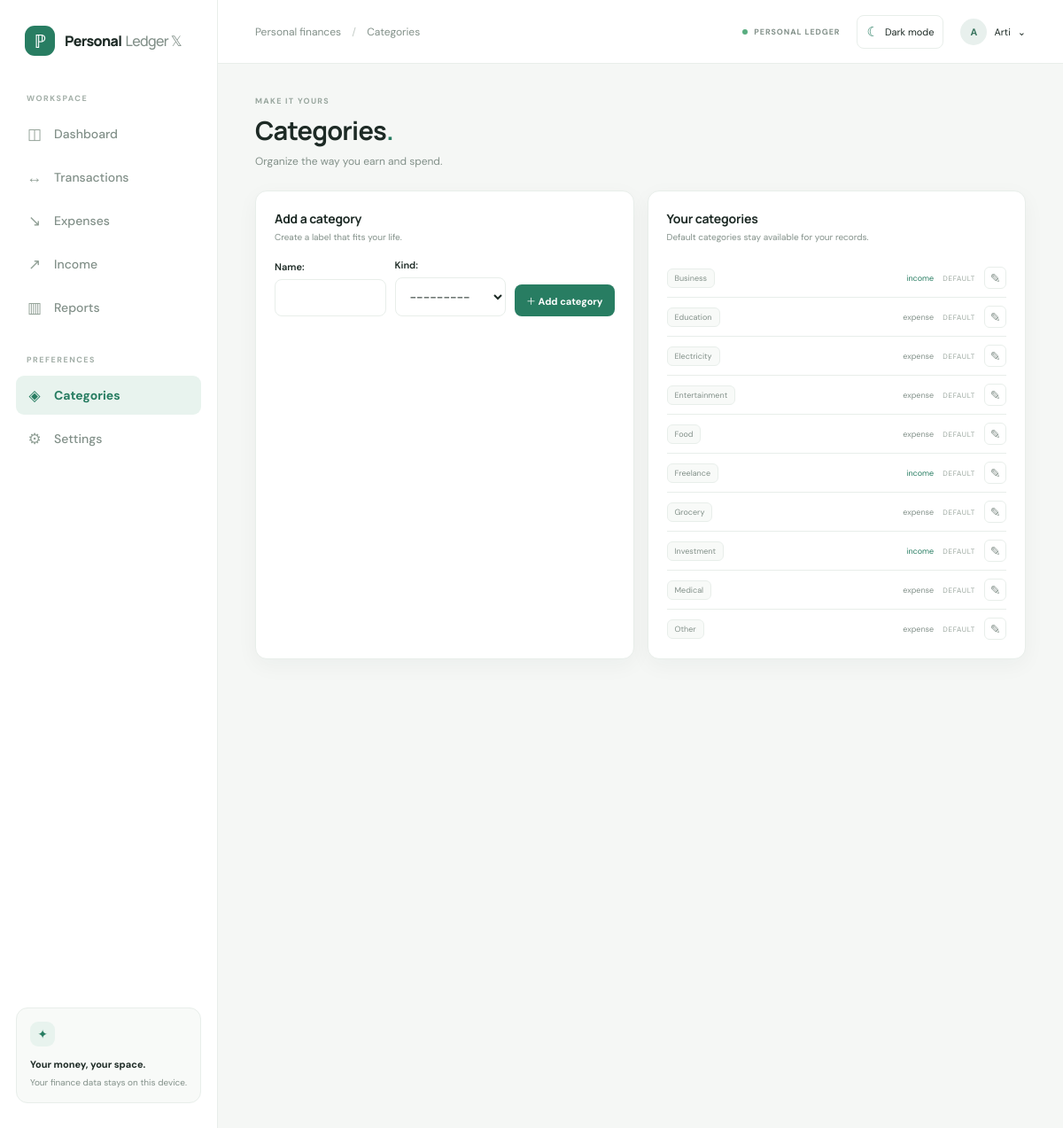
The page /categories/ (signed in) on the database its author committed.
### expenses/models.py (models this page shows, shortened)
class Category(models.Model):
    EXPENSE = "expense"
    INCOME = "income"
    TYPES = [(EXPENSE, "Expense"), (INCOME, "Income")]
    name = models.CharField(max_length=40)
    kind = models.CharField(max_length=8, choices=TYPES)
    is_default = models.BooleanField(default=False)
    user = models.ForeignKey(settings.AUTH_USER_MODEL, on_delete=models.CASCADE, related_name="categories")
    created_at = models.DateTimeField(auto_now_add=True)
    class Meta:
        ordering = ["name"]
        constraints = [models.UniqueConstraint(fields=["user", "name", "kind"], name="unique_user_category_name_kind")]

### expenses/views.py (the view)
# urls.py: path("categories/", views.categories, name="categories"),
@login_required
def categories(request, category_id=None):
    seed_categories(request.user)
    instance = get_object_or_404(Category, pk=category_id, user=request.user) if category_id else None
    form = CategoryForm(request.POST or None, instance=instance, user=request.user)
    if request.method == "POST" and form.is_valid():
        category = form.save(commit=False)
        category.user = request.user
        category.save()
        messages.success(request, "Category updated." if instance else "Category added.")
        return redirect("categories")
    return render(
        request,
        "categories.html",
        common(request, active="categories", form=form, categories=Category.objects.filter(user=request.user), editing=bool(instance)),
    )

### expenses/forms.py (shortened to what this page needs)
class CategoryForm(forms.ModelForm):
    class Meta:
        model = Category
        fields = ["name", "kind"]
    def __init__(self, *args, user=None, **kwargs):
        self.user = user
        super().__init__(*args, **kwargs)

### expenses/models.py (called while the page is built)
    @classmethod
    def current(cls, user):
        settings, _ = cls.objects.get_or_create(user=user)
        return settings

### expenses/views.py (called while the page is built)
def seed_categories(user):
    if Category.objects.filter(user=user).exists():
        return
    for kind, names in DEFAULTS.items():
        for name in names:
            Category.objects.get_or_create(user=user, name=name, kind=kind, defaults={"is_default": True})

def common(request, **extra):
    current = AppSettings.current(request.user)
    symbols = {"INR": "₹", "USD": "$", "EUR": "€", "GBP": "£"}
    return {
        "currency": current.currency,
        "currency_symbol": symbols.get(current.currency, current.currency),
        "today": timezone.localdate(),
        **extra,
    }

### templates/categories.html (shortened to what this page needs)
{% extends 'base.html' %}{% block title %}Categories{% endblock %}{% block page_name %}Categories{% endblock %}{% block content %}
<div class="page-heading"><div><div class="eyebrow">MAKE IT YOURS</div><h1>Categories<span class="heading-dot">.</span></h1><p>Organize the way you earn and spend.</p></div></div>
<div class="settings-grid"><section class="panel settings-panel"><h2>{% if editing %}Edit category{% else %}Add a category{% endif %}</h2><p>Create a label that fits your life.</p><form method="post" class="compact-form">{% for field in form %}<div class="form-field">{{ field.label_tag }}{{ field }}</div>{% endfor %}<button class="button button-primary" type="submit">{% if editing %}Save changes{% else %}＋ Add category{% endif %}</button></form></section>
<section class="panel settings-panel"><h2>Your categories</h2><p>Default categories stay available for your records.</p><div class="category-management">{% for item in categories %}<div class="manage-row"><span class="category-pill">{{ item.name }}</span><span class="type-label {{ item.kind }}">{{ item.kind }}</span>{% if item.is_default %}<span class="default-label">DEFAULT</span>{% endif %}<a class="icon-button" href="{% url 'category_edit' item.id %}" aria-label="Edit {{ item.name }}" title="Edit">✎</a></div>{% endfor %}</div></section></div>{% endblock %}

### templates/base.html (shortened to what this page needs)
{% load static %}<!doctype html>
<html lang="en" data-theme="light" data-currency="{{ currency }}">
<head>
  <link rel="stylesheet" href="{% static 'css/app.css' %}">
</head>
<body>
<div class="app-shell">
  <aside class="sidebar">
    <a class="brand" href="{% url 'dashboard' %}"><span class="brand-mark">ℙ</span><span>Personal<span class="brand-muted">Ledger 𝕏</span></span></a>
    <div class="nav-label">WORKSPACE</div>
    <nav class="main-nav">
      <a class="nav-link {% if active == 'dashboard' %}active{% endif %}" href="{% url 'dashboard' %}"><span>◫</span> Dashboard</a>
      <a class="nav-link {% if active == 'transactions' %}active{% endif %}" href="{% url 'transactions' %}"><span>↔</span> Transactions</a>
      <a class="nav-link {% if active == 'expenses' %}active{% endif %}" href="{% url 'expenses' %}"><span>↘</span> Expenses</a>
      <a class="nav-link {% if active == 'incomes' %}active{% endif %}" href="{% url 'income' %}"><span>↗</span> Income</a>
      <a class="nav-link {% if active == 'reports' %}active{% endif %}" href="{% url 'reports' %}"><span>▥</span> Reports</a>
    </nav>
    <div class="nav-label nav-gap">PREFERENCES</div>
    <nav class="main-nav">
      <a class="nav-link {% if active == 'categories' %}active{% endif %}" href="{% url 'categories' %}"><span>◈</span> Categories</a>
      <a class="nav-link {% if active == 'settings' %}active{% endif %}" href="{% url 'settings' %}"><span>⚙</span> Settings</a>
    </nav>
    <div class="sidebar-bottom"><div class="privacy-icon">✦</div><strong>Your money, your space.</strong><p>Your finance data stays on this device.</p></div>
  </aside>
  <main class="main-area">
    <header class="topbar"><div class="breadcrumb">Personal finances <span>/</span> {% block page_name %}{% endblock %}</div><div class="top-actions"><span class="local-badge"><i></i> PERSONAL LEDGER</span><button class="theme-toggle" id="theme-toggle" aria-label="Toggle light or dark theme"><span class="theme-icon"></span><span class="theme-text"></span></button><details class="profile-menu"><summary><span class="avatar">{{ request.user.first_name|default:request.user.email|first|upper }}</span><span>{{ request.user.first_name|default:request.user.email }}</span><span aria-hidden="true">⌄</span></summary></details></div></header>
    <section class="content">
      {% block content %}{% endblock %}
    </section>
  </main>
</div>
</body></html>

### rows shown on the page
Category: name "Business", kind "income", is_default "DEFAULT"
Category: name "Education", kind "expense", is_default "DEFAULT"
Category: name "Electricity", kind "expense", is_default "DEFAULT"
Category: name "Entertainment", kind "expense", is_default "DEFAULT"
Category: name "Food", kind "expense", is_default "DEFAULT"
Category: name "Freelance", kind "income", is_default "DEFAULT"
Category: name "Grocery", kind "expense", is_default "DEFAULT"
Category: name "Investment", kind "income", is_default "DEFAULT"
Category: name "Medical", kind "expense", is_default "DEFAULT"
Category: name "Other", kind "expense", is_default "DEFAULT"

### other values the page prints
{{ request.user.first_name|default:request.user.email|first|upper }} "A"
{{ request.user.first_name|default:request.user.email }} "Arti"
{{ field.label_tag }} "Name:" "Kind:"
